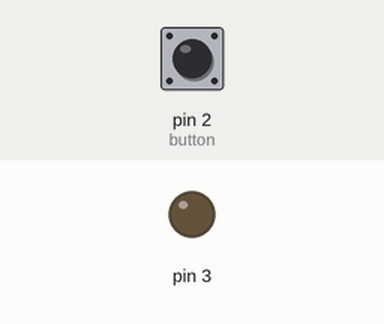
The sketch below on a simulated Arduino Uno, built with avr-gcc and run on an emulated ATmega328P. Shown: output pins drawn as LEDs (lit = HIGH). The inputs (shaded band) are chosen by the test bench; at power-on: pin 2 (button) LOW. Storage starts empty; what the sketch prints to the serial monitor is not drawn.

Above: at 1.2 s.
1.3 s: pin 2 (button) pulled HIGH for 0.15 s
At 1.38 s:
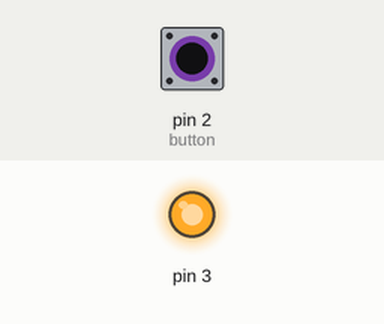
2.9 s: pin 2 (button) pulled HIGH for 3.2 s
At 6.7 s:
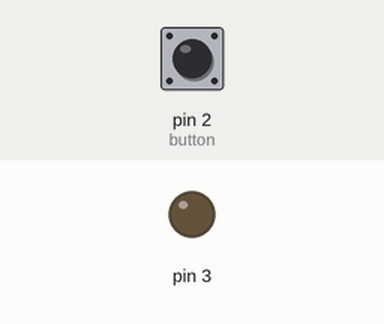
Timing chart, 0 to 8.2 s (numbered marks = the images above; inputs shaded):
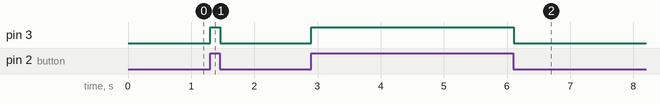

Measured:
- after the input at 1.3 s, pin 3: LOW → HIGH at once, → LOW 0.16 s later
- after the input at 2.9 s, pin 3: LOW → HIGH at once, → LOW 3.2 s later

The sketch:

DramaLab_ButtonCounterSD.ino
```cpp
#include <SD.h>

int PIN_MOSI = 11;
int PIN_MISO = 12;
int PIN_CLK = 13;
int PIN_CS = 4;

void setup(){
  pinMode(2, INPUT);
  pinMode(3, OUTPUT);

  Serial.begin(9600);
  Serial.print("Initializing SD card...");
  if (!SD.begin(PIN_CS)) {
    Serial.println("initialization failed!");
    return;
  }
  Serial.println("initialization done.");
}

void loop(){
  if(digitalRead(2)==HIGH){//checking if the button is pressed
    //button is pressed
    digitalWrite(3,HIGH); //switch on LED on Pin 3

    //write to sd card
    File buttonCounter = SD.open("button.txt",FILE_WRITE);
    if(buttonCounter){
      buttonCounter.print("Button has been pressed...  ");
      buttonCounter.println(millis());
      buttonCounter.close();
    }
  }else{
    //button is not pressed
    digitalWrite(3,LOW); //switch off LED on Pin 3
  }

}
```
